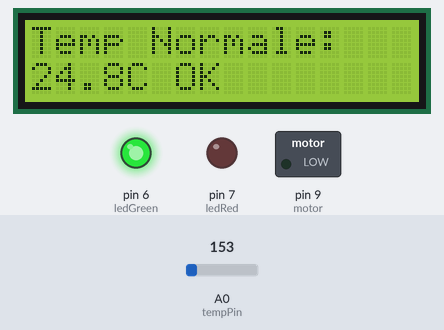
The sketch below on a simulated Arduino Uno, built with avr-gcc and run on an emulated ATmega328P. On the bench: 16×2 character LCD, switched loads named in the sketch (green lamp = pin HIGH), output pins drawn as LEDs (lit = HIGH). The inputs (shaded band) are chosen by the test bench; at power-on: A0 (tempPin) = 153.

Above: at 1.2 s.
1.3 s: A0 (tempPin) set to 175
At 2.8 s:
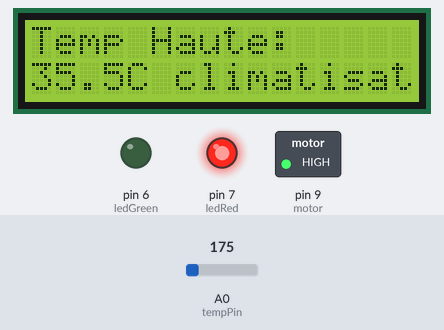
3.1 s: A0 (tempPin) set to 133
At 3.9 s:
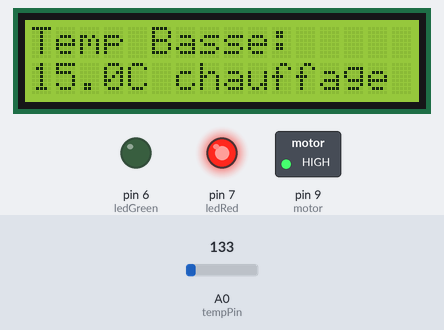
4.7 s: A0 (tempPin) set to 114
At 5.8 s:
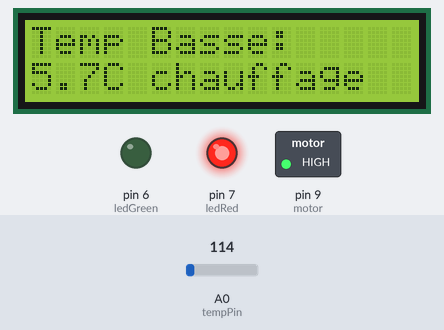
Timing chart, 0 to 7.7 s (numbered marks = the images above; inputs shaded):
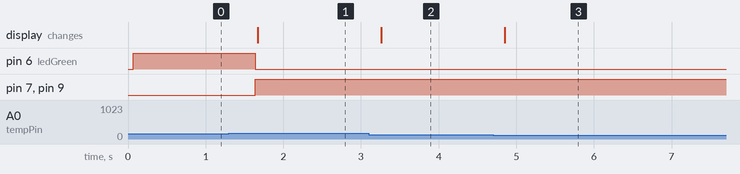

The sketch:

temperature_control.ino
```cpp
#include <Wire.h>
#include <LiquidCrystal_I2C.h>

LiquidCrystal_I2C lcd(0x27, 16, 2);

int tempPin = A0;
int ledGreen = 6;
int ledRed = 7;
int motor = 9;
int ledbleu = 4;

float seuil_haut = 30.0;
float seuil_bas = 18.0;
void setup() {
  pinMode(ledGreen, OUTPUT);
  pinMode(ledRed, OUTPUT);
  pinMode(motor, OUTPUT);

  lcd.init();
  lcd.backlight();

  Serial.begin(9600);
}

void loop() {
  int value = analogRead(tempPin);

  float voltage = value * (5.0 / 1023.0);
  float temp = (voltage - 0.5) * 100;

  lcd.clear();

  if (temp > seuil_haut) {
    digitalWrite(ledRed, HIGH);
    digitalWrite(ledGreen, LOW);
    digitalWrite(motor, HIGH);
    digitalWrite(ledbleu, LOW);

    lcd.setCursor(0, 0);
    lcd.print("Temp Haute:");
    lcd.setCursor(0, 1);
    lcd.print(temp, 1);
    lcd.print("C climatisation");

  }

  else if (temp < seuil_bas) {
    digitalWrite(ledbleu, HIGH);
    digitalWrite(motor, HIGH);
    digitalWrite(ledGreen, LOW);
    lcd.setCursor(0, 0);
    lcd.print("Temp Basse:");
    lcd.setCursor(0, 1);
    lcd.print(temp, 1);
    lcd.print("C chauffage");
  }

  else {
    digitalWrite(ledRed, LOW);
    digitalWrite(ledGreen, HIGH);
    digitalWrite(ledbleu, LOW);
    digitalWrite(motor, LOW);

    lcd.setCursor(0, 0);
    lcd.print("Temp Normale:");
    lcd.setCursor(0, 1);
    lcd.print(temp, 1);
    lcd.print("C OK");
  }

  delay(500);
}
```

Measured:
- the behaviour switches between 163 and 164 on A0 (tempPin) (found by bisection; images 0 and 1)
- after the input at 1.3 s, pin 6 (ledGreen): HIGH → LOW after 0.34 s; pin 7 (ledRed), pin 9 (motor): LOW → HIGH after 0.34 s; the display: changes after 0.37 s (image 1)
- after the input at 3.1 s, the display: changes after 0.16 s (image 2)
- after the input at 4.7 s, the display: changes after 0.15 s (image 3)
